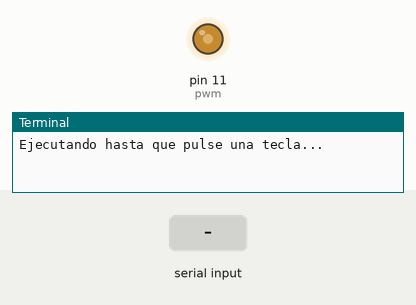
Bench run of a program on a simulated Raspberry Pi (header pin numbers). Parts: output pins drawn as LEDs (lit = HIGH), the last lines printed to the terminal. The test bench sets the inputs (shaded band). At 10.8 s the program stops and its outputs stay as they are.

Above: at 1.2 s.
1.3 s: "1" typed at the terminal, then Enter
At 3.2 s:
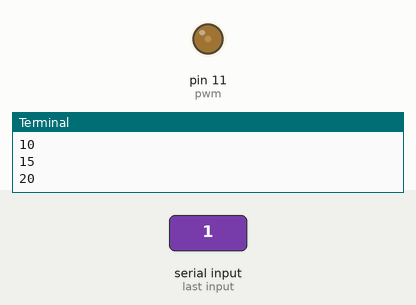
At 11.7 s:
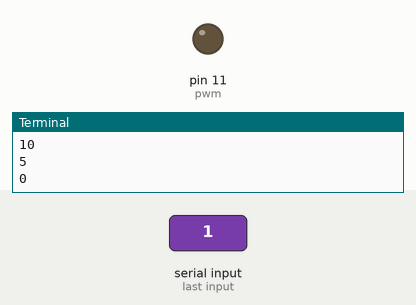
Timing chart, 0 to 12.3 s (numbered marks = the images above; inputs shaded):
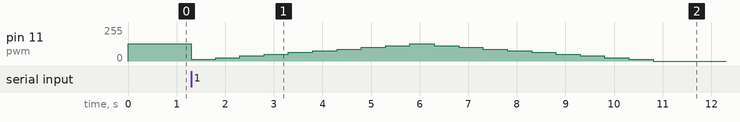

Measured:
- after the input at 1.3 s, pin 11 (pwm): 128/255 → 13/255 at once, → 26/255 0.50 s later, → 38/255 0.50 s later, → 51/255 0.50 s later, … (20 changes in this stretch)

The program:

practica1.py
```python
#importamos la biblioteca RPi:
import RPi.GPIO as GPIO
import time
#indicanos que esquema de numeracion de pin vamos a usar: numeracin de pin fisicoo (BOARD) o
#numeracion segun Broadcom SOCchannel (BCM)
GPIO.setmode (GPIO.BOARD)

#indicamos que el pin que vamos a usar, el 11, va a ser de salida
GPIO.setup (11, GPIO.OUT)

#creamos un objeto PWM con el pin a usar y la frecuencia de trabajo como parametros:
pwm = GPIO.PWM(11,100)

#establecemos el ciclo de trabajo o DutyCyle (perıodo en que la senal esta en estado Alto)
pwm.start (50)

#cambiamos la frecuencia de la señal(esta limitada en 100)
pwm.ChangeFrequency(50)
#para que de tiempo a hacerse los cambios de frecuencia o ciclo es necesario usar un sleep o bien usando cualquier instruccion
#que fuerce a parar el programa como:input("Ejecutando hasta que pulse una tecla...")
input("Ejecutando hasta que pulse una tecla...")

frecuencia = 5
while frecuencia < 50:
    #cambiamos el ciclo de trabajo
    pwm.ChangeDutyCycle(frecuencia)
    frecuencia+=5
    time.sleep(0.5)
    print(frecuencia)

while frecuencia > 0:
    pwm.ChangeDutyCycle(frecuencia)
    frecuencia-=5
    time.sleep(0.5)
    print(frecuencia)

#desactivamos el PWM con:
pwm.stop ()

#desactivamos los puertos GPIO:
GPIO.cleanup ()
```
